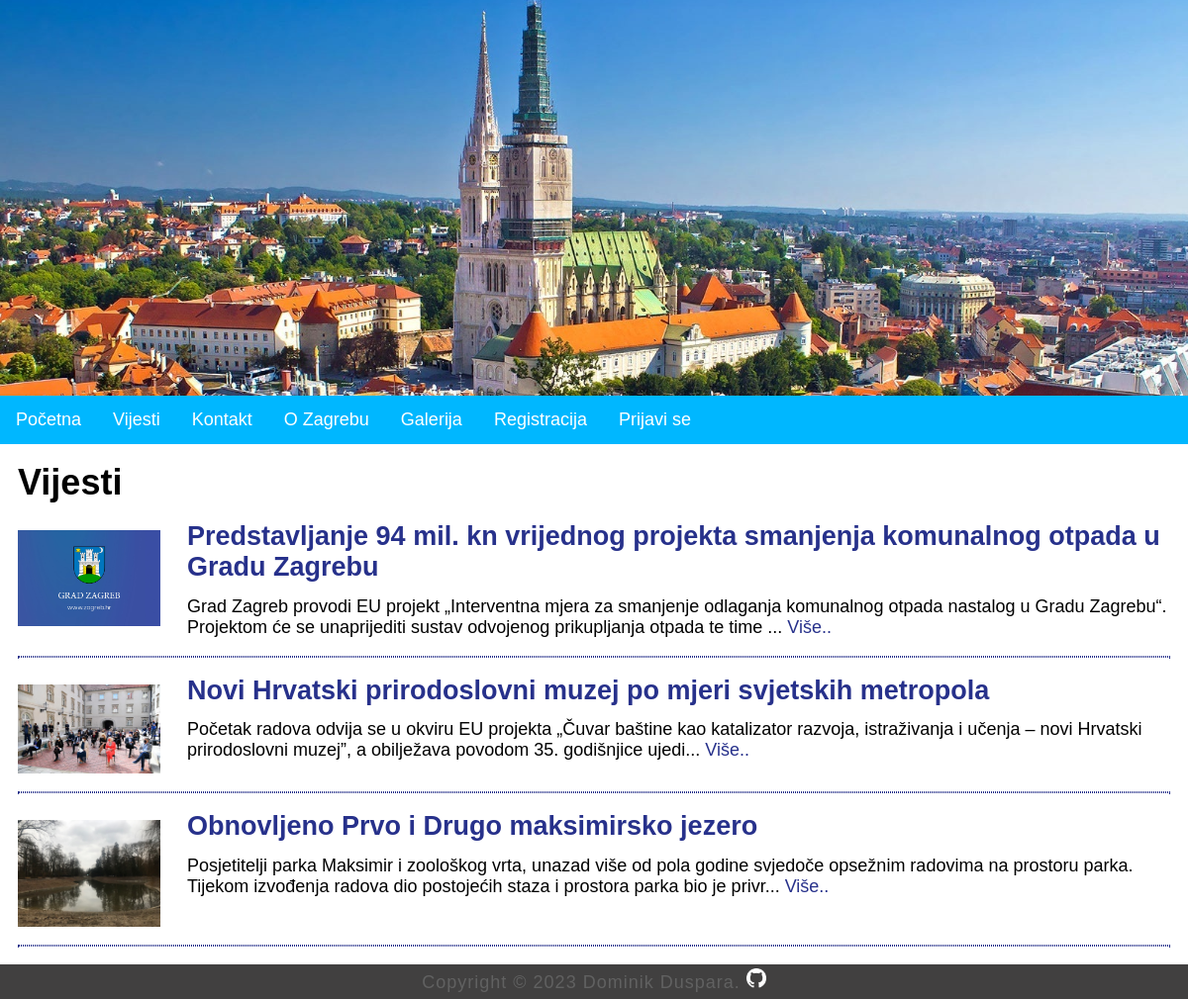
/index.php?menu=2, run on the app's committed database.
### tables this page shows
CREATE TABLE `news` (
  `id` int(11) NOT NULL,
  `title` varchar(255) NOT NULL,
  `description` text NOT NULL,
  `date` timestamp NOT NULL DEFAULT current_timestamp() ON UPDATE current_timestamp(),
  `picture` varchar(255) NOT NULL,
  `archive` enum('Y','N') NOT NULL,
  `more_pictures` int(11) NOT NULL
);

### news.php (the view)
<?php
	if (isset($action) && $action != '') {
		$query  = "SELECT * FROM news INNER JOIN pictures ON news.more_pictures = pictures.id";
		$query .= " WHERE news.id=" . $_GET['action'];
		$result = @mysqli_query($MySQL, $query);
		$row = @mysqli_fetch_array($result);
			print '
			<div class="news">
				<img src="images/' . $row['picture1'] . '" alt="' . $row['title'] . '" title="' . $row['title'] . '">
				<img src="images/' . $row['picture2'] . '" alt="' . $row['title'] . '" title="' . $row['title'] . '">
				<img src="images/' . $row['picture3'] . '" alt="' . $row['title'] . '" title="' . $row['title'] . '">
				<h2>' . $row['title'] . '</h2>
				<p>'  . $row['description'] . '</p>
				<time datetime="' . $row['date'] . '">' . pickerDateToMysql($row['date']) . '</time>
				<br>
				<a href = "index.php?menu=2">Nazad</a>
				<hr>
			</div>';
	}
	else {
		print '<h1>Vijesti</h1>';
		$query  = "SELECT * FROM news";
		$query .= " WHERE archive='N'";
		$query .= " ORDER BY date DESC";
		$result = @mysqli_query($MySQL, $query);
		while($row = @mysqli_fetch_array($result)) {
			print '
			<div class="news">
				<img src="images/' . $row['picture'] . '" alt="' . $row['title'] . '" title="' . $row['title'] . '">
				<h2>' . $row['title'] . '</h2>';
				if(strlen($row['description']) > 200) {
					echo substr(strip_tags($row['description']), 0, 200).'... <a href="index.php?menu=' . $menu . '&amp;action=' . $row['id'] . '">Više..</a>';
				} else {
					echo strip_tags($row['description']);
				}
				print '
				<hr>
			</div>';
		}
	}
?>

### index.php (shortened to what this page needs)
<?php
$MySQL = mysqli_connect("localhost","root","","bazapodataka") or die('Greška.');
if(isset($_GET['menu'])) { $menu = (int)$_GET['menu']; }
print '
<!DOCTYPE HTML>
<html lang="hr">
	<head>
		<title>Grad Zagreb</title>
		<link rel="stylesheet" href="style.css">
		<meta http-equiv="content-type" content="text/html; charset=UTF-8">
		<meta name="description" content="">
		<meta name="keywords" content="">
		<meta name="author" content="Dominik Duspara">
		<meta name="viewport" content="width=device-width, initial-scale=1">
		<link rel="shortcut icon" type="image/x-icon" href="images/icon.png">
	</head>
<body>
	<header>
		<div'; if ($menu > 0) { print ' class="hp"'; }  print '></div>
		<nav>';
		include("menu.php");
		print '
		</nav>
	</header>
	<main>';
		if (!isset($menu) || $menu == 1) { include("home.php"); }
		else if ($menu == 2) { include("news.php"); }
		print '
	</main>
	<footer>
		<p>Copyright &copy; 2023 Dominik Duspara. <a href="https://github.com/dduspara"><img src="images/gitHub.png" title="Github" alt="Github"></a></p>
	</footer>
</body>
</html>';
?>

### menu.php
<?php
	print '
	<ul>
		<li><a href="index.php?menu=1">Početna</a></li>
		<li><a href="index.php?menu=2">Vijesti</a></li>
		<li><a href="index.php?menu=3">Kontakt</a></li>
		<li><a href="index.php?menu=4">O Zagrebu</a></li>
		<li><a href="index.php?menu=5">Galerija</a></li>';
		if (!isset($_SESSION['user']['valid']) || $_SESSION['user']['valid'] == 'false') {
			print '
			<li><a href="index.php?menu=6">Registracija</a></li>
			<li><a href="index.php?menu=7">Prijavi se</a></li>';
		}
		else if ($_SESSION['user']['valid'] == 'true') {
			print '
			<li><a href="index.php?menu=8">Admin</a></li>
			<li><a href="signout.php">Odjavi se</a></li>';
		}
		print '
	</ul>';
?>

### style.css (style rules this page uses)
body, html { font-family: 'Trebuchet MS', sans-serif; margin: 0; font-size: 18px; }
header { display: block; width: 100%; }
.hp { background-image: url("images/banner.jpg"); background-position: center; background-repeat: no-repeat; background-size: cover; position: relative; height: 400px; }
ul { list-style-type: none; margin: 0; padding: 0; overflow: hidden; background-color: rgb(0, 183, 255); }
li { float: left; }
li a { display: block; color: white; text-align: center; padding: 14px 16px; text-decoration: none; }
h1,h2 { margin: 0.5em; font-size: 2em; }
h2 { font-size: 1.5em; color: #27318b; }
main a { color: #27318b; text-decoration: none; }
p { margin: 1em; line-height: 1.4em; letter-spacing: 1px; }
hr { margin: 1em; border: 1px dotted #27318b; clear: both; }
.news img { width: 12%; float: left; padding: 0.5em; margin: 0 1em 0.5em 0.5em; }
.news h2 { margin: 0.5em 0.7em; font-size: 1.5em; color: #27318b; }
.news hr { margin: 1em; border: 1px dotted #27318b; clear: both; }
img { width: 100%; }
footer { background-color: rgb(65, 64, 64); padding: 0.1em; clear: both; }
footer p { color: rgb(97, 97, 97); text-align: center; margin: 0.1em; }
footer img { width: 20px; }

### data on the page
news: picture (picture), title "Predstavljanje 94 mil. kn vrijednog projekta smanjenja komunalnog otpada u Gradu Zagrebu", description "Grad Zagreb provodi EU projekt „Interventna mjera za smanjenje odlaganja komunalnog otpada nastalog u Gradu Zagrebu“. Projektom će se unaprijediti sustav odvojenog prikupljanja otpada te time"
news: picture (picture), title "Novi Hrvatski prirodoslovni muzej po mjeri svjetskih metropola", description "Početak radova odvija se u okviru EU projekta „Čuvar baštine kao katalizator razvoja, istraživanja i učenja – novi Hrvatski prirodoslovni muzej”, a obilježava povodom 35. godišnjice ujedi"
news: picture (picture), title "Obnovljeno Prvo i Drugo maksimirsko jezero", description "Posjetitelji parka Maksimir i zoološkog vrta, unazad više od pola godine svjedoče opsežnim radovima na prostoru parka. Tijekom izvođenja radova dio postojećih staza i prostora parka bio je privr"
